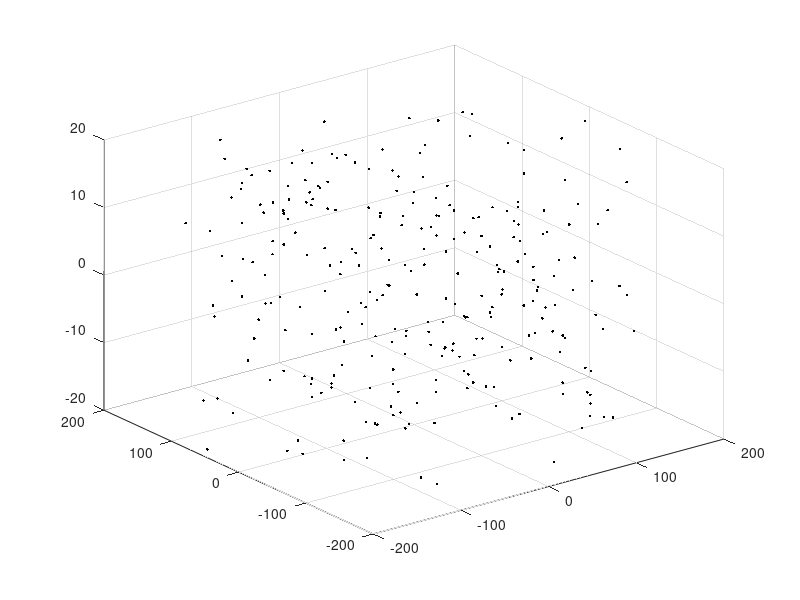

The MATLAB source for this figure: (Note: this script raises an error after producing the figure.)
% function LFPNetGenerator
% function LFPNetGenerator generates a HP neuron network. 
%% parameters
% here I assume a network with n parallial HP pyrs, the electrod is right
% in the middle of all the neurons.
FileBase='';
Ncell=6;
% the position center of the cell body is given here. 
%% distribute pyr neuron cell body in a plane.
rxy=200;% um [lx, ly] or rxy
lz=40;% um
Dens=.05;%(cells)/um2 64000*10^-9;% cells/um3 40^3
if length(rxy)>1
    nx=round(rxy(1)*Dens);%*lz
    ny=round(rxy(2)*Dens);%*lz
    celln=nx*ny;
    oD=[reshape(repmat(linspace(0,1,nx),ny,1)',[],1),...
        reshape(repmat(linspace(0,1,ny),nx,1),[],1),...
        zeros(celln,1)];
    pct=bsxfun(@times, [rxy, lz],oD+bsxfun(@times,[2/3*2/nx*[1,1],1],rand(celln,3)-.5) );%linspace(0,2*pi,1+Ncell);uniform:[-1/3, 1/3]
    
else
    nx=round(2*rxy*Dens);% lows of cells
    ny=nx;% coloumns of cells
    oD=repmat(linspace(-1,1,nx),ny,1);
    oD=[reshape(oD',[],1), oD(:), zeros(nx*ny,1)];
    oD(sum(oD.^2,2)>1,:)=[];
    celln=size(oD,1);
    pct=bsxfun(@times, [rxy, rxy, lz], oD+bsxfun(@times,[2/3*4/nx*[1,1],1],rand(celln,3)-.5));%linspace(0,2*pi,1+Ncell);
end
figure(1);plot3(pct(:,1),pct(:,2),pct(:,3),'k.')
grid on
%%
stp=.01;
[NeuronParams,NA]=setMophology(celln,'sCable',stp);% NA is the pyr object to update.
% I still need to think of how to set the loop by interneurons. 
% indeed can probably just have 2 neuron classes.
%% set synaptic connections.
nxyz=[200,20];
Dens=[.05; .05];
CS.Dens=Dens;
CS.nxyz=nxyz;
SourceC=[-200; -400];
CS.SourceC=SourceC;
nSource=length(SourceC);
CS.nSource=nSource;
CS=[];
CS.Distr=cell(nSource,1);
colors={'b','r','g'};
for k=1:nSource
CS.Distr{k}=bsxfun(@plus,setInputs(nxyz,Dens(k)),[0 0 SourceC(k)]);% center z=0.  center of synaptic arbors.
figure(1);hold on; plot3(CS.Distr{k}(:,1),CS.Distr{k}(:,2),CS.Distr{k}(:,3),[colors{k},'.'])
end
% figure;plot3(CS(:,1),CS(:,2),CS(:,3),'.')
grid on
isrot=1;
NeuronParams=rotateCell(NeuronParams,pct,isrot);
figure(1)
plot3(NeuronParams.LocX',NeuronParams.LocY',NeuronParams.LocZ','k:')
%%
CS.r=1./Dens;
CS.weight=100*[1; 1];
CS.type=[1,1];
CS.boundry=[30, 30];
CS.nSource=2;
CN=setConnection(CS, NeuronParams);
NeuronParams=bentCell(NeuronParams,0,[]);
ncell=celln;
for k=1:CS.nSource
CS.celln(k)=size(CS.Distr{k},1);
end
%% set Recording parameter
Rcenter=[0 0];
RP=setRecording(NeuronParams,Rcenter);
%% Now assume that you have the input neuron activity, here compute synaptic activity. 
if exist([FileBase, '.input.mat'],'file')
    InC=loadSimu([FileBase, '.input.mat'],ncell);% Binary for each input neuron, or firing rate
else
    nt=5000/stp;
    InputFun=sin(2*pi/250*stp*bsxfun(@plus,1:nt,[0,30/stp]'));
    InC=cell(2,1);
    for k=1:2
    InC{k}=bsxfun(@le,rand(CS.celln(k),nt),InputFun(k,:));
    end
    save([FileBase, '.input.mat'],'InC')
end
% Inputs=SynapticActivity(InC,CN);
% Inputsig=(channelstype,NeuronParams,ncell,dt);
%% simulation 
nt=RP.RecordLength*10^3/RP.SamplingRate;% currently only record by chuncks. 
nch=32;
Periods=1:5000:(nt-5000);
nP=length(Periods);
for k=1:nP
    tt=Periods(k):min(Periods(k)+4999,nt);
    Inputs=SynapticActivity(InC,CN,CS,tt);
    Vm=zeros(length(tt),nch);
%     gm=zeros(nch,length(tt));
    INPUTS=zeros(nch,length(tt),3);
    for kk=1:3
        INPUTS(:,:,kk)=RP.idist'*sq(Inputs(:,:,kk));
    end
    for kk=1:length(tt)
        NA=updateNeuron(NA,sq(Inputs(:,kk,1)),sq(Inputs(:,kk,2)),sq(Inputs(:,kk,3)));
        Vm(:,kk)=NA.Vm*RP.idist;
        %IN.Gglu(:,k),IN.GgabaA(:,k), IN.GgabaB(:,k)
    end
    sname=sprintf('%s.Recording.%d.mat',FileBase,k);
    save(sname,'INPUTS','Vm')
end

%%  former drafts
Cells=BasicMophology; 
% say... I just model 2 inputs... let's move the place of inputs to se the
% performance... that would be what those paper gay do...

Regions=@(x)([exp(-(x-50).^2/10^2/2),exp(-(x-80).^2/10^2/2)]);% [centers, width] symatric in the x-y plane. 
[Syn, Cls]=GenerateConnectionM(Cells,Regions);
% indeed i can try to see how the sequence and the spatial location of
% synapses related to produce certain activity... can do later...


% the simulation use forward eular method.